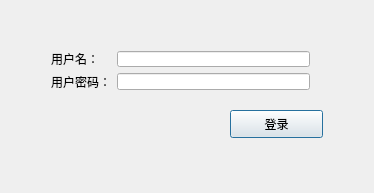
<?xml version="1.0" encoding="UTF-8"?>
<ui version="4.0">
 <class>loginDlgClass</class>
 <widget class="QDialog" name="loginDlgClass">
  <property name="geometry">
   <rect>
    <x>0</x>
    <y>0</y>
    <width>374</width>
    <height>193</height>
   </rect>
  </property>
  <property name="windowTitle">
   <string>LoginWindow</string>
  </property>
  <widget class="QWidget" name="formLayoutWidget">
   <property name="geometry">
    <rect>
     <x>40</x>
     <y>40</y>
     <width>281</width>
     <height>61</height>
    </rect>
   </property>
   <layout class="QFormLayout" name="formLayout">
    <item row="0" column="0">
     <widget class="QLabel" name="label">
      <property name="text">
       <string>用户名：</string>
      </property>
     </widget>
    </item>
    <item row="0" column="1">
     <widget class="QLineEdit" name="edtID"/>
    </item>
    <item row="1" column="0">
     <widget class="QLabel" name="label_2">
      <property name="text">
       <string>用户密码：</string>
      </property>
     </widget>
    </item>
    <item row="1" column="1">
     <widget class="QLineEdit" name="edtPWD"/>
    </item>
   </layout>
  </widget>
  <widget class="QPushButton" name="btnLogin">
   <property name="geometry">
    <rect>
     <x>230</x>
     <y>110</y>
     <width>93</width>
     <height>28</height>
    </rect>
   </property>
   <property name="text">
    <string>登录</string>
   </property>
  </widget>
 </widget>
 <layoutdefault spacing="6" margin="11"/>
 <resources/>
 <connections/>
</ui>
